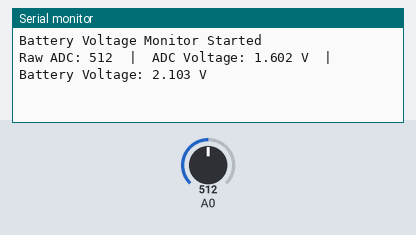
The sketch below on a simulated Arduino Uno, built with avr-gcc and run on an emulated ATmega328P. Parts: the last lines printed to the serial monitor. Inputs (shaded band) come from the test bench; at power-on: A0 = 512.

Above: at 3.2 s.
3.3 s: A0 set to 716
At 5.4 s:
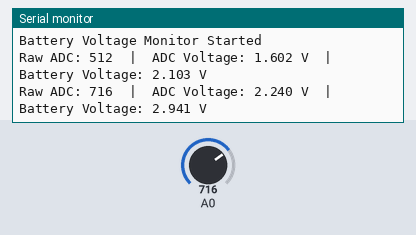
6.0 s: A0 set to 900
At 7.0 s:
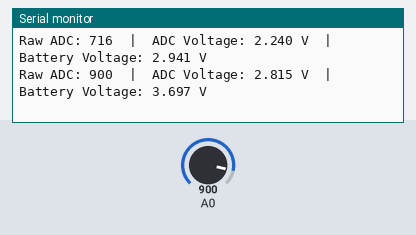
Timing chart, 0 to 9.0 s (numbered marks = the images above; inputs shaded):
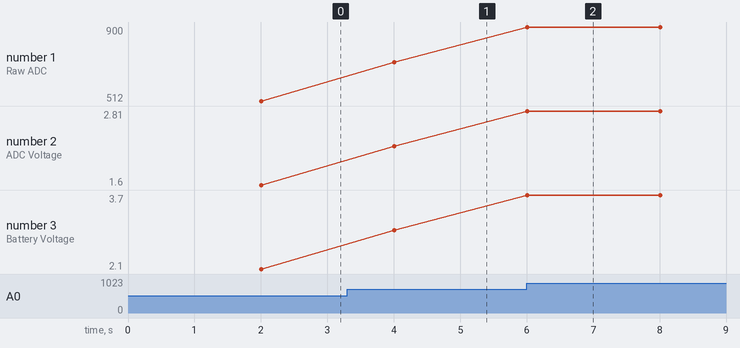

The sketch:

voltage_log.ino
```cpp
// Battery voltage monitoring on ESP8266 (NodeMCU / Wemos D1 Mini)
// Using external divider: R1 = 47k, R2 = 150k

const float R1 = 47000.0;   // Resistor from battery+ to A0
const float R2 = 150000.0;  // Resistor from A0 to GND

void setup() {
  Serial.begin(57600);
  delay(2000);
  Serial.println("Battery Voltage Monitor Started");
}

void loop() {
  int raw = analogRead(A0);   // 10-bit ADC → 0–1023
  float Vadc = (raw / 1023.0) * 3.2;  // A0 max = 3.2V (already has internal divider)

  // Calculate battery voltage using resistor divider
  float Vbat = Vadc * ((R1 + R2) / R2);

  Serial.print("Raw ADC: ");
  Serial.print(raw);
  Serial.print("  |  ADC Voltage: ");
  Serial.print(Vadc, 3);
  Serial.print(" V  |  Battery Voltage: ");
  Serial.print(Vbat, 3);
  Serial.println(" V");

  delay(2000); // Read every 2 seconds
}
```

Measured:
- after the input at 3.3 s, the serial monitor: prints a new line after 0.71 s (image 1)
- after the input at 6.0 s, the serial monitor: prints a new line at once (image 2)
- plotted number 1: 512 → 716 after the input at 3.3 s, 716 → 900 after the input at 6.0 s
- plotted number 2: 1.6 → 2.24 after the input at 3.3 s, 2.24 → 2.81 after the input at 6.0 s
- plotted number 3: 2.1 → 2.94 after the input at 3.3 s, 2.94 → 3.7 after the input at 6.0 s
